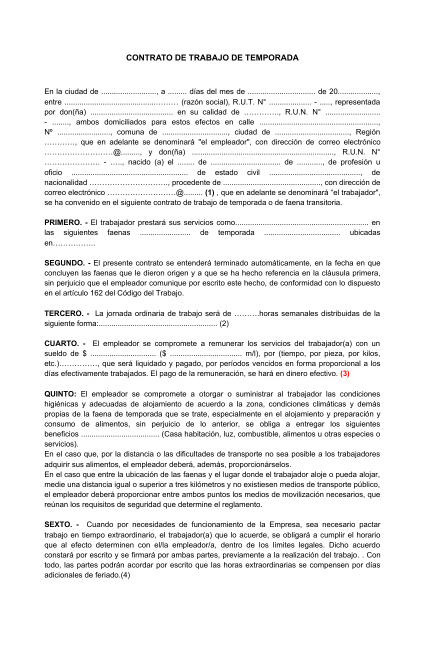
#> input picture tmp/nuevasaplicaciones_review/rendered/A1_Plantilla_C01_ContratoTemporada__1_/page-1.png, 850 x 1300 px (shown at 1/2 size); its folder holds only this picture in this run
$ python make_contact_sheets.py
#> lines starting #> are read from the running program, lines starting #| are printed output that depends on the picture
from pathlib import Path
from PIL import Image, ImageOps, ImageDraw

root = Path(r"C:\Users\tito4\Documents\Odoo\tmp\nuevasaplicaciones_review\rendered")
for folder in root.iterdir():
    if not folder.is_dir():
        continue
    pages = sorted(folder.glob("page-*.png"))
    if not pages:
        continue
    thumb_w = 850
    margin = 24
    rendered = []
    for page in pages:
        image = Image.open(page).convert("RGB")
#> image is the input picture: PIL image 850x1300 RGB; mean R, G, B 239.7, 239.7, 239.7
        thumb_h = round(image.height * thumb_w / image.width)
#> thumb_h = 1300
        image = image.resize((thumb_w, thumb_h))
        canvas = Image.new("RGB", (thumb_w + margin * 2, thumb_h + 60), "white")
#> canvas: PIL image 898x1360 RGB; every value is 255
        canvas.paste(image, (margin, 36))
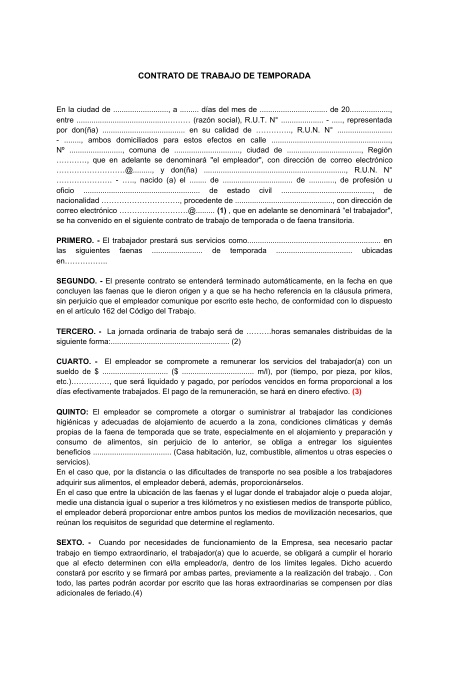
#> canvas: PIL image 898x1360 RGB (shown at 1/2 size); mean R, G, B 241.1, 241.1, 241.1
        ImageDraw.Draw(canvas).text((margin, 10), page.stem, fill="black")
        rendered.append(canvas)
    rows = []
    for idx in range(0, len(rendered), 2):
        pair = rendered[idx:idx+2]
        row_h = max(item.height for item in pair)
        row = Image.new("RGB", (sum(item.width for item in pair), row_h), "#d8d8d8")
        x = 0
        for item in pair:
            row.paste(item, (x, 0))
            x += item.width
        rows.append(row)
#> this loop made 1 pass
#> row_h on pass 1: 1360
#> after the loop, rows = 1 item
    sheet = Image.new("RGB", (max(row.width for row in rows), sum(row.height for row in rows)), "#bdbdbd")
#> sheet: PIL image 898x1360 RGB; every value is 189
    y = 0
    for row in rows:
        sheet.paste(row, (0, y))
        y += row.height
#> this loop made 1 pass
#> y on pass 1: 1360
#> after the loop, y = 1360
    sheet.save(folder / "contact-sheet.jpg", quality=88)
#> pass 2 of the loop `for folder in root.iterdir():`:
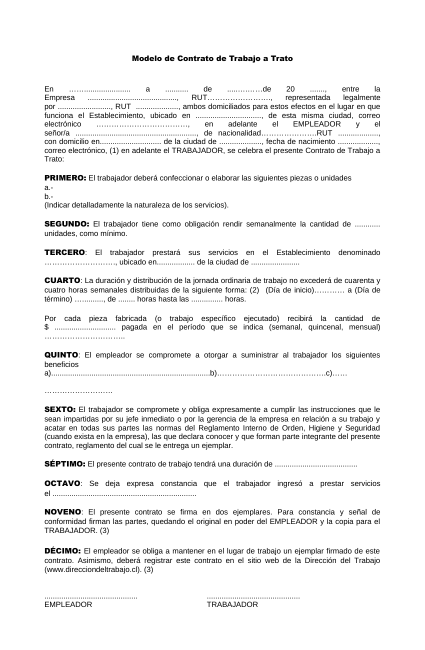
#> input picture tmp/nuevasaplicaciones_review/rendered/A2_Plantilla_C02_ContratoTrato__1_/page-1.png, 850 x 1300 px (shown at 1/2 size)
#> image is the input picture: PIL image 850x1300 RGB; min 0, max 255, mean 242.5
#> `canvas.paste(image, (margin, 36))`:
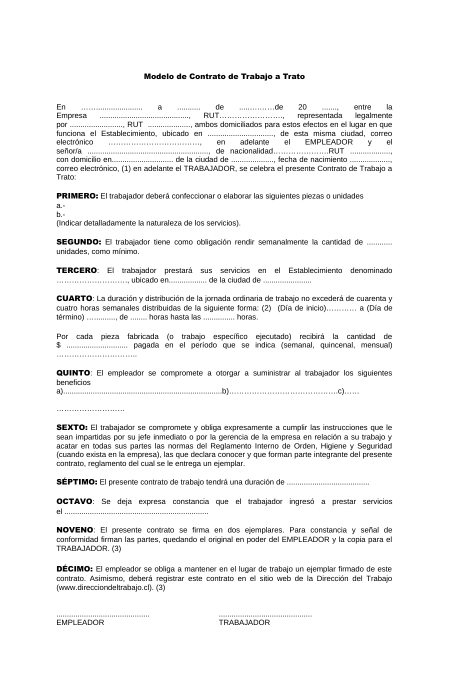
#> canvas: PIL image 898x1360 RGB (shown at 1/2 size); min 0, max 255, mean 243.6
#> `rows = []`: rows = []
#> after the loop `for idx in range(0, len(rendered), 2):`:
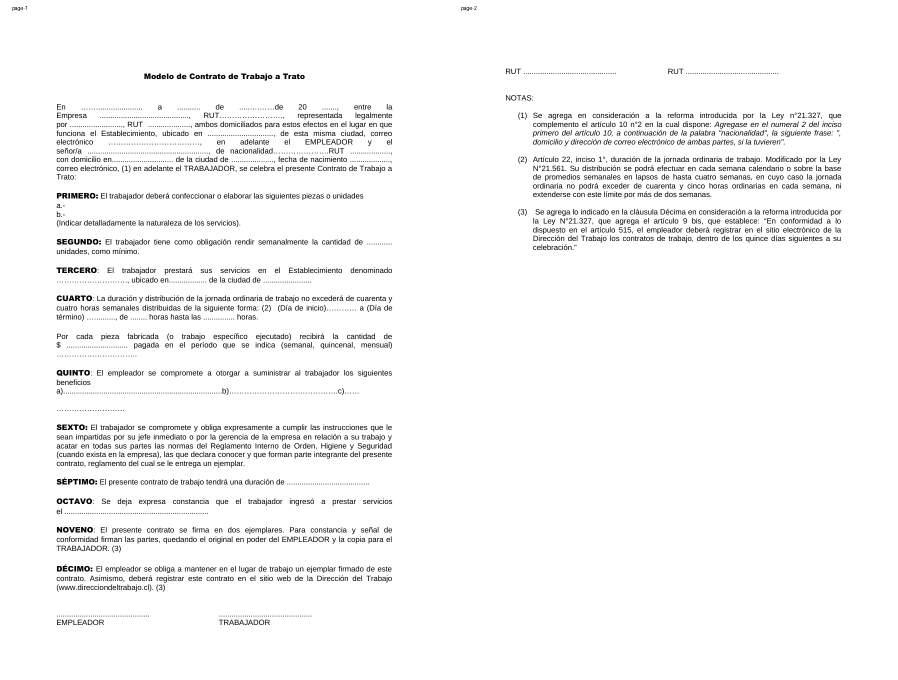
#> row: PIL image 1796x1360 RGB (shown at 1/2 size); min 0, max 255, mean 247
#> sheet: PIL image 1796x1360 RGB; every value is 189
